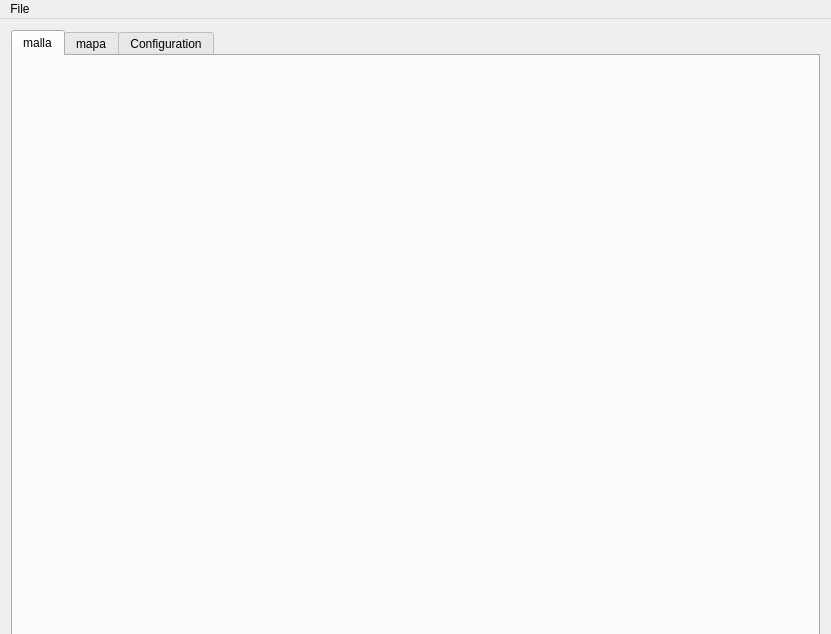
<?xml version="1.0" encoding="UTF-8"?>
<ui version="4.0">
 <class>MainWindow</class>
 <widget class="QMainWindow" name="MainWindow">
  <property name="geometry">
   <rect>
    <x>0</x>
    <y>0</y>
    <width>831</width>
    <height>634</height>
   </rect>
  </property>
  <property name="minimumSize">
   <size>
    <width>500</width>
    <height>600</height>
   </size>
  </property>
  <property name="windowTitle">
   <string>Runnel</string>
  </property>
  <widget class="QWidget" name="centralWidget">
   <property name="minimumSize">
    <size>
     <width>500</width>
     <height>0</height>
    </size>
   </property>
   <layout class="QVBoxLayout" name="verticalLayout_3">
    <item>
     <widget class="QTabWidget" name="visualizador">
      <property name="minimumSize">
       <size>
        <width>600</width>
        <height>620</height>
       </size>
      </property>
      <property name="currentIndex">
       <number>0</number>
      </property>
      <widget class="QWidget" name="malla_see">
       <property name="minimumSize">
        <size>
         <width>0</width>
         <height>500</height>
        </size>
       </property>
       <attribute name="title">
        <string>malla</string>
       </attribute>
       <layout class="QHBoxLayout" name="horizontalLayout"/>
      </widget>
      <widget class="QWidget" name="mapa">
       <attribute name="title">
        <string>mapa</string>
       </attribute>
       <layout class="QVBoxLayout" name="verticalLayout_2">
        <item>
         <layout class="QVBoxLayout" name="mapa_google"/>
        </item>
       </layout>
      </widget>
      <widget class="QWidget" name="Configuration">
       <property name="minimumSize">
        <size>
         <width>100</width>
         <height>580</height>
        </size>
       </property>
       <attribute name="title">
        <string>Configuration</string>
       </attribute>
       <layout class="QGridLayout" name="gridLayout">
        <item row="0" column="0">
         <widget class="QGroupBox" name="groupBox">
          <property name="title">
           <string>Peucker Algoritm</string>
          </property>
          <property name="alignment">
           <set>Qt::AlignLeading|Qt::AlignLeft|Qt::AlignVCenter</set>
          </property>
          <layout class="QFormLayout" name="formLayout_2">
           <property name="fieldGrowthPolicy">
            <enum>QFormLayout::AllNonFixedFieldsGrow</enum>
           </property>
           <item row="0" column="0">
            <widget class="QLabel" name="label_4">
             <property name="text">
              <string>Color</string>
             </property>
            </widget>
           </item>
           <item row="1" column="0">
            <spacer name="horizontalSpacer">
             <property name="orientation">
              <enum>Qt::Horizontal</enum>
             </property>
             <property name="sizeHint" stdset="0">
              <size>
               <width>40</width>
               <height>20</height>
              </size>
             </property>
            </spacer>
           </item>
           <item row="1" column="1">
            <widget class="QPushButton" name="color_peucker_boton">
             <property name="text">
              <string>Change Color</string>
             </property>
            </widget>
           </item>
           <item row="0" column="1">
            <widget class="QWidget" name="color_peucker" native="true">
             <layout class="QGridLayout" name="gridLayout_5"/>
            </widget>
           </item>
          </layout>
         </widget>
        </item>
        <item row="0" column="1">
         <widget class="QGroupBox" name="groupBox_3">
          <property name="title">
           <string>Callaghan Algoritm</string>
          </property>
          <layout class="QFormLayout" name="formLayout">
           <property name="fieldGrowthPolicy">
            <enum>QFormLayout::AllNonFixedFieldsGrow</enum>
           </property>
           <item row="0" column="0">
            <widget class="QLabel" name="label_6">
             <property name="text">
              <string>Color</string>
             </property>
            </widget>
           </item>
           <item row="0" column="1">
            <widget class="QWidget" name="color_callaghan" native="true">
             <layout class="QGridLayout" name="gridLayout_2"/>
            </widget>
           </item>
           <item row="1" column="1">
            <widget class="QPushButton" name="color_callaghan_button">
             <property name="text">
              <string>Change Color</string>
             </property>
            </widget>
           </item>
           <item row="1" column="0">
            <spacer name="horizontalSpacer_3">
             <property name="orientation">
              <enum>Qt::Horizontal</enum>
             </property>
             <property name="sizeHint" stdset="0">
              <size>
               <width>40</width>
               <height>20</height>
              </size>
             </property>
            </spacer>
           </item>
          </layout>
         </widget>
        </item>
        <item row="0" column="2">
         <widget class="QGroupBox" name="groupBox_6">
          <property name="title">
           <string>Normal Vector</string>
          </property>
          <layout class="QFormLayout" name="formLayout_7">
           <item row="0" column="0">
            <widget class="QLabel" name="label_10">
             <property name="text">
              <string>Color</string>
             </property>
            </widget>
           </item>
           <item row="0" column="1">
            <widget class="QWidget" name="color_normal" native="true">
             <layout class="QGridLayout" name="gridLayout_9"/>
            </widget>
           </item>
           <item row="1" column="1">
            <widget class="QPushButton" name="color_normal_button">
             <property name="text">
              <string>Change Color</string>
             </property>
            </widget>
           </item>
           <item row="1" column="0">
            <spacer name="horizontalSpacer_9">
             <property name="orientation">
              <enum>Qt::Horizontal</enum>
             </property>
             <property name="sizeHint" stdset="0">
              <size>
               <width>40</width>
               <height>20</height>
              </size>
             </property>
            </spacer>
           </item>
          </layout>
         </widget>
        </item>
        <item row="1" column="0">
         <widget class="QGroupBox" name="groupBox_2">
          <property name="minimumSize">
           <size>
            <width>0</width>
            <height>10</height>
           </size>
          </property>
          <property name="font">
           <font>
            <weight>50</weight>
            <bold>false</bold>
           </font>
          </property>
          <property name="title">
           <string>River Minimum Angle for Edge</string>
          </property>
          <layout class="QFormLayout" name="formLayout_3">
           <property name="fieldGrowthPolicy">
            <enum>QFormLayout::AllNonFixedFieldsGrow</enum>
           </property>
           <item row="0" column="0">
            <widget class="QLabel" name="label_5">
             <property name="text">
              <string>Color Minimum Angle</string>
             </property>
            </widget>
           </item>
           <item row="0" column="1">
            <widget class="QWidget" name="color_angle_minimum_edge" native="true">
             <layout class="QGridLayout" name="gridLayout_3"/>
            </widget>
           </item>
           <item row="1" column="0">
            <spacer name="horizontalSpacer_2">
             <property name="orientation">
              <enum>Qt::Horizontal</enum>
             </property>
             <property name="sizeHint" stdset="0">
              <size>
               <width>40</width>
               <height>20</height>
              </size>
             </property>
            </spacer>
           </item>
           <item row="1" column="1">
            <widget class="QPushButton" name="color_angle_minimum_edge_button">
             <property name="text">
              <string>Change Color</string>
             </property>
            </widget>
           </item>
           <item row="2" column="0">
            <widget class="QLabel" name="label_8">
             <property name="text">
              <string>Color Maximo Angle</string>
             </property>
            </widget>
           </item>
           <item row="2" column="1">
            <widget class="QWidget" name="color_angle_maximo_edge" native="true">
             <layout class="QGridLayout" name="gridLayout_6"/>
            </widget>
           </item>
           <item row="3" column="1">
            <widget class="QPushButton" name="color_angle_maximo_edge_button">
             <property name="text">
              <string>Change Color</string>
             </property>
            </widget>
           </item>
           <item row="3" column="0">
            <spacer name="horizontalSpacer_5">
             <property name="orientation">
              <enum>Qt::Horizontal</enum>
             </property>
             <property name="sizeHint" stdset="0">
              <size>
               <width>40</width>
               <height>20</height>
              </size>
             </property>
            </spacer>
           </item>
          </layout>
         </widget>
        </item>
        <item row="1" column="1">
         <widget class="QGroupBox" name="groupBox_4">
          <property name="title">
           <string>River Minimum Angle for Point</string>
          </property>
          <layout class="QFormLayout" name="formLayout_4">
           <property name="fieldGrowthPolicy">
            <enum>QFormLayout::AllNonFixedFieldsGrow</enum>
           </property>
           <item row="0" column="0">
            <widget class="QLabel" name="label_7">
             <property name="text">
              <string>Color</string>
             </property>
            </widget>
           </item>
           <item row="0" column="1">
            <widget class="QWidget" name="color_angle_point" native="true">
             <layout class="QGridLayout" name="gridLayout_4"/>
            </widget>
           </item>
           <item row="1" column="1">
            <widget class="QPushButton" name="color_angle_point_button">
             <property name="text">
              <string>Change Color</string>
             </property>
            </widget>
           </item>
           <item row="1" column="0">
            <spacer name="horizontalSpacer_4">
             <property name="orientation">
              <enum>Qt::Horizontal</enum>
             </property>
             <property name="sizeHint" stdset="0">
              <size>
               <width>40</width>
               <height>20</height>
              </size>
             </property>
            </spacer>
           </item>
          </layout>
         </widget>
        </item>
        <item row="1" column="2">
         <widget class="QGroupBox" name="groupBox_5">
          <property name="title">
           <string>Terrain Color</string>
          </property>
          <layout class="QFormLayout" name="formLayout_6">
           <item row="0" column="0">
            <widget class="QLabel" name="label_9">
             <property name="text">
              <string>Color</string>
             </property>
            </widget>
           </item>
           <item row="0" column="1">
            <widget class="QWidget" name="color_terrain" native="true">
             <layout class="QGridLayout" name="gridLayout_10"/>
            </widget>
           </item>
           <item row="1" column="1">
            <widget class="QPushButton" name="color_terrain_button">
             <property name="text">
              <string>Change Color</string>
             </property>
            </widget>
           </item>
           <item row="1" column="0">
            <spacer name="horizontalSpacer_8">
             <property name="orientation">
              <enum>Qt::Horizontal</enum>
             </property>
             <property name="sizeHint" stdset="0">
              <size>
               <width>40</width>
               <height>20</height>
              </size>
             </property>
            </spacer>
           </item>
          </layout>
         </widget>
        </item>
        <item row="2" column="0">
         <widget class="QGroupBox" name="groupBox_7">
          <property name="title">
           <string>Color of drainage</string>
          </property>
          <property name="alignment">
           <set>Qt::AlignLeading|Qt::AlignLeft|Qt::AlignTop</set>
          </property>
          <layout class="QFormLayout" name="formLayout_5">
           <item row="0" column="0">
            <widget class="QLabel" name="label_11">
             <property name="frameShape">
              <enum>QFrame::NoFrame</enum>
             </property>
             <property name="frameShadow">
              <enum>QFrame::Plain</enum>
             </property>
             <property name="text">
              <string>Color</string>
             </property>
            </widget>
           </item>
           <item row="0" column="1">
            <widget class="QWidget" name="color_drainage" native="true">
             <layout class="QGridLayout" name="gridLayout_14">
              <property name="sizeConstraint">
               <enum>QLayout::SetMinimumSize</enum>
              </property>
             </layout>
            </widget>
           </item>
           <item row="1" column="1">
            <widget class="QPushButton" name="color_drainage_button">
             <property name="text">
              <string>PushButton</string>
             </property>
            </widget>
           </item>
           <item row="1" column="0">
            <spacer name="horizontalSpacer_6">
             <property name="orientation">
              <enum>Qt::Horizontal</enum>
             </property>
             <property name="sizeHint" stdset="0">
              <size>
               <width>40</width>
               <height>20</height>
              </size>
             </property>
            </spacer>
           </item>
          </layout>
         </widget>
        </item>
        <item row="2" column="1">
         <widget class="QGroupBox" name="groupBox_8">
          <property name="title">
           <string>Path of water</string>
          </property>
          <layout class="QFormLayout" name="formLayout_8">
           <item row="0" column="0">
            <widget class="QLabel" name="label_12">
             <property name="text">
              <string>Color</string>
             </property>
            </widget>
           </item>
           <item row="0" column="1">
            <widget class="QWidget" name="color_path" native="true">
             <layout class="QGridLayout" name="gridLayout_13"/>
            </widget>
           </item>
           <item row="1" column="1">
            <widget class="QPushButton" name="color_path_button">
             <property name="text">
              <string>PushButton</string>
             </property>
            </widget>
           </item>
           <item row="1" column="0">
            <spacer name="horizontalSpacer_7">
             <property name="orientation">
              <enum>Qt::Horizontal</enum>
             </property>
             <property name="sizeHint" stdset="0">
              <size>
               <width>40</width>
               <height>20</height>
              </size>
             </property>
            </spacer>
           </item>
          </layout>
         </widget>
        </item>
       </layout>
      </widget>
     </widget>
    </item>
   </layout>
  </widget>
  <widget class="QMenuBar" name="menuBar">
   <property name="geometry">
    <rect>
     <x>0</x>
     <y>0</y>
     <width>831</width>
     <height>26</height>
    </rect>
   </property>
   <widget class="QMenu" name="menuFile">
    <property name="title">
     <string>File</string>
    </property>
    <widget class="QMenu" name="menuOpen_File">
     <property name="title">
      <string>Open File</string>
     </property>
     <addaction name="actionTIFF"/>
     <addaction name="actionRunnel"/>
    </widget>
    <addaction name="menuOpen_File"/>
    <addaction name="actionSave_File"/>
   </widget>
   <addaction name="menuFile"/>
  </widget>
  <action name="actionSave_File">
   <property name="text">
    <string>Save File</string>
   </property>
  </action>
  <action name="actionPeucker_Algoritms">
   <property name="text">
    <string>Peucker Algoritms</string>
   </property>
  </action>
  <action name="actionGradient_Algoritms">
   <property name="text">
    <string>Gradient Algoritms</string>
   </property>
  </action>
  <action name="actionFind_Drainage_Patron">
   <property name="text">
    <string>Find Drainage Patron</string>
   </property>
  </action>
  <action name="actionTIFF">
   <property name="text">
    <string>TIFF</string>
   </property>
  </action>
  <action name="actionRunnel">
   <property name="text">
    <string>Runnel</string>
   </property>
  </action>
  <action name="actionExageration_x1">
   <property name="text">
    <string>Exageration x1</string>
   </property>
  </action>
  <action name="actionExageration_x3">
   <property name="text">
    <string>Exageration x3</string>
   </property>
  </action>
 </widget>
 <layoutdefault spacing="6" margin="11"/>
 <resources/>
 <connections/>
</ui>
